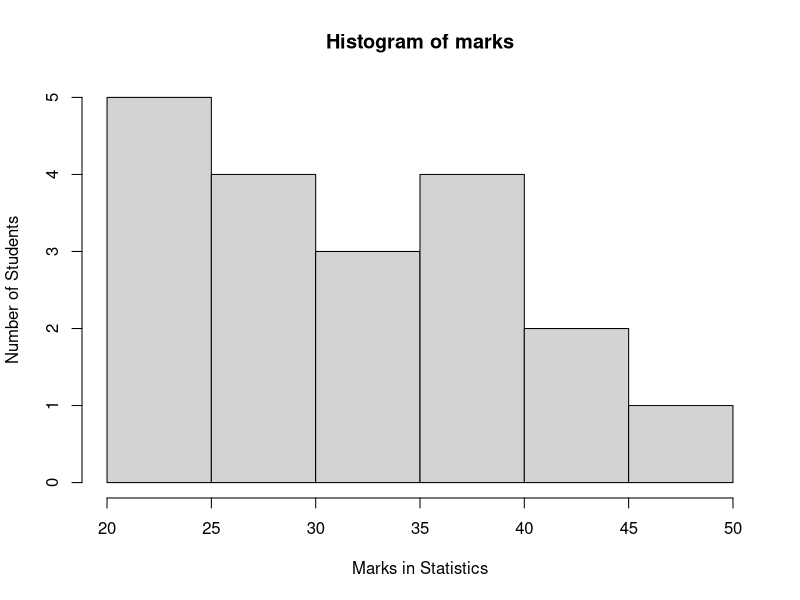

This chart was generated by the following R code:
#Marks in Statistics 20-25 25-30 30-35 35-40 40-45 45-50
#Number of student    5     4      3     4     2     1

marks=c(20,22,21,25,24,26,27,26,28,31,35,33,36,37,37,40,43,45,49)
hist(marks, 
     xlab="Marks in Statistics",
     ylab="Number of Students",
     xlim=c(20,50),
     breaks=6
)

summary(marks)
v=table(marks)
mode=c()
for(i in 1:length(v))
  if(v[i]==max(v))
    mode=append(mode,names(v[i]))
mode